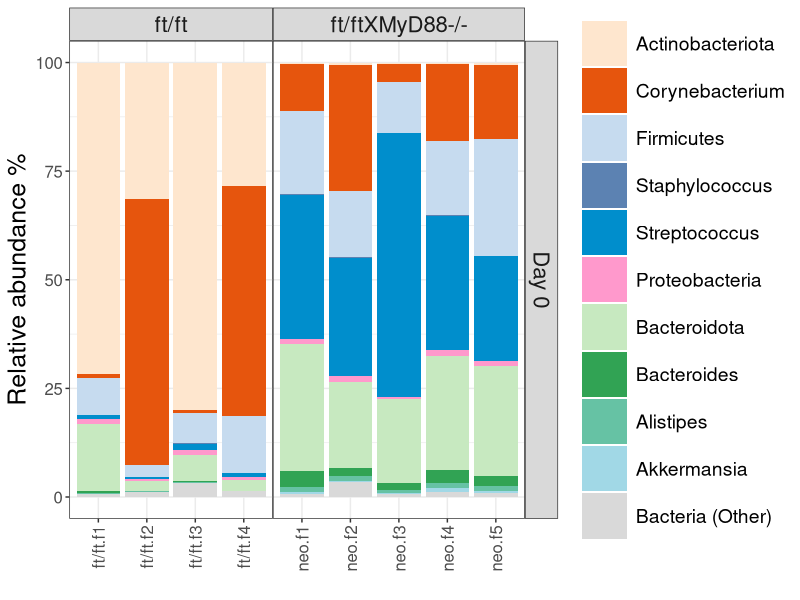
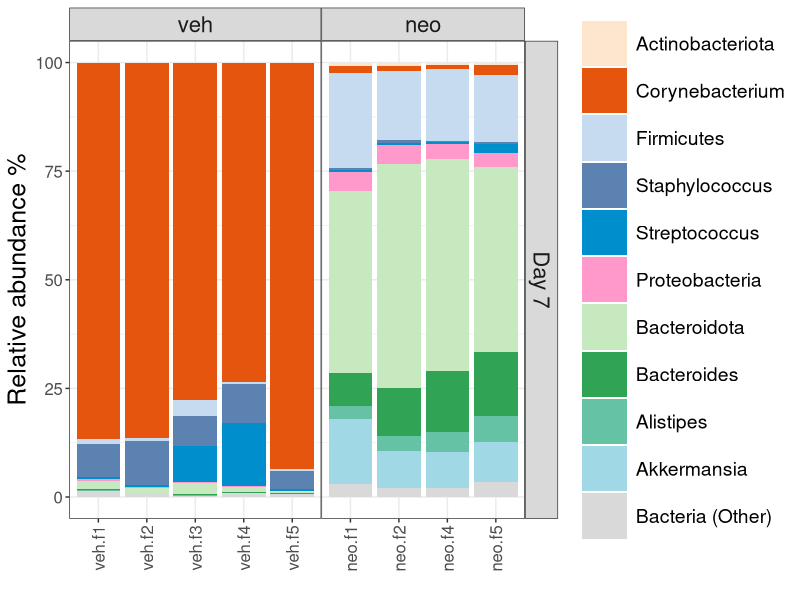

Here is the R script that generated these plots, in order:
# libraries
library(ggplot2)
library(dplyr)
library(ggsci)
library(ggforce)

abun <- read.csv('fig4bd.csv')

# taxonomic order and treatment group order
abun$label <- factor(abun$label, levels = c(
  'Actinobacteriota', 'Corynebacterium',
  'Firmicutes', 'Staphylococcus', 'Streptococcus',
  'Proteobacteria',
  'Bacteroidota', 'Bacteroides', 'Alistipes',
  'Verrucomicrobiota', 'Akkermansia',
  'Bacteria (Other)'
))
abun$treatment_group <- factor(abun$treatment_group, levels = c('ft/ft', 'veh', 'neo'))

# custom color palette
custom_palette <- c(
  "Firmicutes" = "#c6dbef",
  "Staphylococcus" = "#5c82b2",
  "Streptococcus" = "#008ECC",
  "Proteobacteria" = "#FF99CC",
  "Actinobacteriota" = "#fee6ce",
  "Corynebacterium" = "#e6550d",
  "Bacteroidota" = "#c7e9c0",
  "Bacteroides" = "#31a354",
  "Alistipes" = "#66c2a4",
  "Verrucomicrobiota" = "#81C7D4",
  "Akkermansia" = "#a1d8e6",
  "Bacteria (Other)" = "#d9d9d9"
)

# Day 0
d0 <- abun %>% filter(timepoint == 'Day 0')

plot1 <- ggplot(d0, aes(x = mouseID, y = rel_abun, fill = label)) +
  geom_bar(stat = "identity", position = "stack", width = 0.9) +
  theme_bw() +
  scale_fill_manual(values = custom_palette) +
  ylab('Relative abundance %') +
  xlab('') +
  facet_grid(timepoint ~ index, scales = "free", space = 'free') +
  theme(
    panel.spacing = unit(0, "lines"), 
    text = element_text(size = 12),
    axis.text = element_text(size = 12),
    axis.title.x = element_text(size = 12),
    axis.title.y = element_text(size = 18),
    legend.text = element_text(size = 14),
    legend.title = element_blank(),
    legend.key.size = unit(1.2, "cm"),
    strip.text.x = element_text(size = 16),
    strip.text.y = element_text(size = 16),
    axis.text.x = element_text(angle = 90, hjust = 1, vjust = 0.5)
  )

ggsave("fig4b.svg", plot = plot1, width = 12, height = 6, units = "in")

# Day 7 
d7 <- abun %>% filter(timepoint == 'Day 7')

plot2 <- ggplot(d7, aes(x = mouseID, y = rel_abun, fill = label)) +
  geom_bar(stat = "identity", position = "stack", width = 0.9) +
  theme_bw() +
  scale_fill_manual(values = custom_palette) +
  ylab('Relative abundance %') +
  xlab('') +
  facet_grid(timepoint ~ treatment_group, scales = "free", space = 'free') +
  theme(
    panel.spacing = unit(0, "lines"), 
    text = element_text(size = 12),
    axis.text = element_text(size = 12),
    axis.title.x = element_text(size = 12),
    axis.title.y = element_text(size = 18),
    legend.text = element_text(size = 14),
    legend.title = element_blank(),
    legend.key.size = unit(1.2, "cm"),
    strip.text.x = element_text(size = 16),
    strip.text.y = element_text(size = 16),
    axis.text.x = element_text(angle = 90, hjust = 1, vjust = 0.5)
  )

ggsave("fig4d.svg", plot = plot2, width = 12, height = 6, units = "in")
